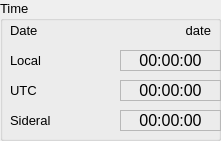
   <widget class="QGroupBox" name="groupBox_3">
    <property name="geometry">
     <rect>
      <x>1090</x>
      <y>810</y>
      <width>221</width>
      <height>141</height>
     </rect>
    </property>
    <property name="font">
     <font>
      <pointsize>10</pointsize>
     </font>
    </property>
    <property name="title">
     <string>Time</string>
    </property>
    <widget class="QLabel" name="label_LocalTime">
     <property name="geometry">
      <rect>
       <x>10</x>
       <y>50</y>
       <width>51</width>
       <height>20</height>
      </rect>
     </property>
     <property name="font">
      <font>
       <pointsize>10</pointsize>
       <weight>50</weight>
       <bold>false</bold>
      </font>
     </property>
     <property name="text">
      <string>Local</string>
     </property>
     <property name="alignment">
      <set>Qt::AlignLeading|Qt::AlignLeft|Qt::AlignVCenter</set>
     </property>
    </widget>
    <widget class="QLabel" name="label_LocalTime_2">
     <property name="geometry">
      <rect>
       <x>10</x>
       <y>80</y>
       <width>51</width>
       <height>20</height>
      </rect>
     </property>
     <property name="font">
      <font>
       <pointsize>10</pointsize>
       <weight>50</weight>
       <bold>false</bold>
      </font>
     </property>
     <property name="text">
      <string>UTC</string>
     </property>
     <property name="alignment">
      <set>Qt::AlignLeading|Qt::AlignLeft|Qt::AlignVCenter</set>
     </property>
    </widget>
    <widget class="QLabel" name="label_LocalTime_3">
     <property name="geometry">
      <rect>
       <x>10</x>
       <y>110</y>
       <width>51</width>
       <height>20</height>
      </rect>
     </property>
     <property name="font">
      <font>
       <pointsize>10</pointsize>
       <weight>50</weight>
       <bold>false</bold>
      </font>
     </property>
     <property name="text">
      <string>Sideral</string>
     </property>
     <property name="alignment">
      <set>Qt::AlignLeading|Qt::AlignLeft|Qt::AlignVCenter</set>
     </property>
    </widget>
    <widget class="QLabel" name="label_LocalTime_4">
     <property name="geometry">
      <rect>
       <x>10</x>
       <y>20</y>
       <width>51</width>
       <height>20</height>
      </rect>
     </property>
     <property name="font">
      <font>
       <pointsize>10</pointsize>
       <weight>50</weight>
       <bold>false</bold>
      </font>
     </property>
     <property name="text">
      <string>Date</string>
     </property>
     <property name="alignment">
      <set>Qt::AlignLeading|Qt::AlignLeft|Qt::AlignVCenter</set>
     </property>
    </widget>
    <widget class="QLabel" name="label_date">
     <property name="geometry">
      <rect>
       <x>100</x>
       <y>20</y>
       <width>111</width>
       <height>20</height>
      </rect>
     </property>
     <property name="font">
      <font>
       <pointsize>10</pointsize>
      </font>
     </property>
     <property name="text">
      <string>date</string>
     </property>
     <property name="alignment">
      <set>Qt::AlignRight|Qt::AlignTrailing|Qt::AlignVCenter</set>
     </property>
    </widget>
    <widget class="QLabel" name="label_sideral_time">
     <property name="geometry">
      <rect>
       <x>120</x>
       <y>110</y>
       <width>101</width>
       <height>21</height>
      </rect>
     </property>
     <property name="font">
      <font>
       <pointsize>12</pointsize>
      </font>
     </property>
     <property name="autoFillBackground">
      <bool>false</bool>
     </property>
     <property name="styleSheet">
      <string notr="true"/>
     </property>
     <property name="frameShape">
      <enum>QFrame::StyledPanel</enum>
     </property>
     <property name="text">
      <string>00:00:00</string>
     </property>
     <property name="alignment">
      <set>Qt::AlignCenter</set>
     </property>
    </widget>
    <widget class="QLabel" name="label_local_time">
     <property name="geometry">
      <rect>
       <x>120</x>
       <y>50</y>
       <width>101</width>
       <height>21</height>
      </rect>
     </property>
     <property name="font">
      <font>
       <pointsize>12</pointsize>
      </font>
     </property>
     <property name="autoFillBackground">
      <bool>false</bool>
     </property>
     <property name="styleSheet">
      <string notr="true"/>
     </property>
     <property name="frameShape">
      <enum>QFrame::StyledPanel</enum>
     </property>
     <property name="text">
      <string>00:00:00</string>
     </property>
     <property name="alignment">
      <set>Qt::AlignCenter</set>
     </property>
    </widget>
    <widget class="QLabel" name="label_utc_time_2">
     <property name="geometry">
      <rect>
       <x>120</x>
       <y>80</y>
       <width>101</width>
       <height>21</height>
      </rect>
     </property>
     <property name="font">
      <font>
       <pointsize>12</pointsize>
      </font>
     </property>
     <property name="autoFillBackground">
      <bool>false</bool>
     </property>
     <property name="styleSheet">
      <string notr="true"/>
     </property>
     <property name="frameShape">
      <enum>QFrame::StyledPanel</enum>
     </property>
     <property name="text">
      <string>00:00:00</string>
     </property>
     <property name="alignment">
      <set>Qt::AlignCenter</set>
     </property>
    </widget>
   </widget>
